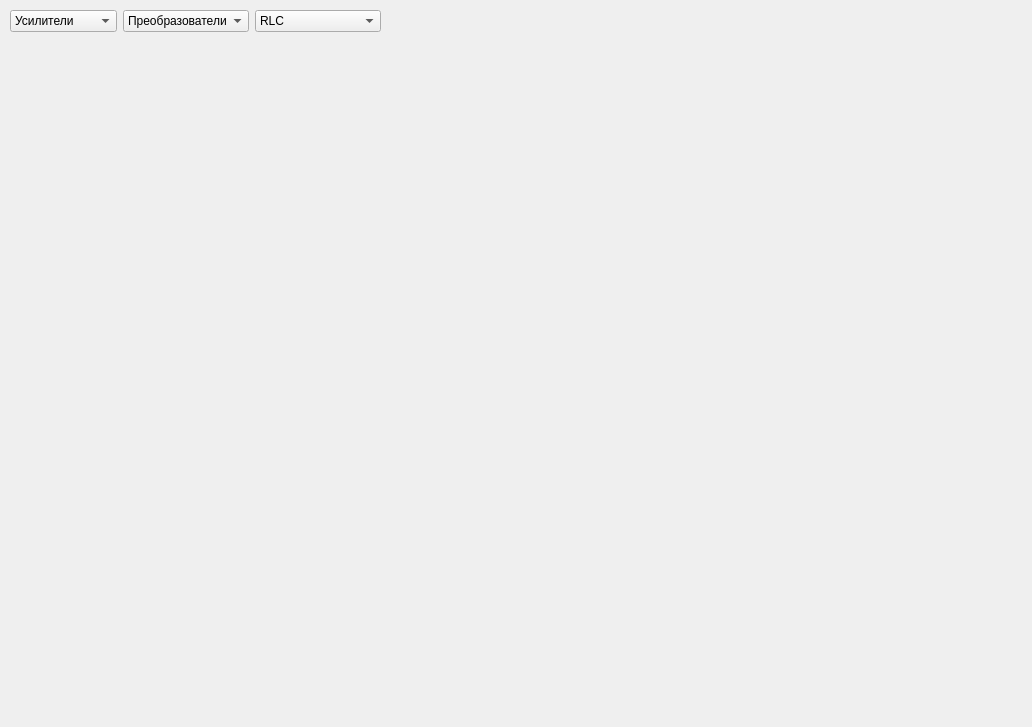
<?xml version="1.0" encoding="UTF-8"?>
<ui version="4.0">
 <class>MainWindow</class>
 <widget class="QMainWindow" name="MainWindow">
  <property name="geometry">
   <rect>
    <x>0</x>
    <y>0</y>
    <width>1032</width>
    <height>727</height>
   </rect>
  </property>
  <property name="cursor">
   <cursorShape>ArrowCursor</cursorShape>
  </property>
  <property name="windowTitle">
   <string>MainWindow</string>
  </property>
  <widget class="QWidget" name="centralwidget">
   <widget class="QWidget" name="layoutWidget">
    <property name="geometry">
     <rect>
      <x>10</x>
      <y>10</y>
      <width>371</width>
      <height>22</height>
     </rect>
    </property>
    <layout class="QHBoxLayout" name="horizontalLayout">
     <item>
      <widget class="QComboBox" name="bossters">
       <property name="enabled">
        <bool>true</bool>
       </property>
       <item>
        <property name="text">
         <string>Усилители</string>
        </property>
       </item>
       <item>
        <property name="text">
         <string>А_класс ОЭ 1</string>
        </property>
       </item>
       <item>
        <property name="text">
         <string>А_класс ОЭ 2</string>
        </property>
       </item>
      </widget>
     </item>
     <item>
      <widget class="QComboBox" name="converters">
       <item>
        <property name="text">
         <string>Преобразователи</string>
        </property>
       </item>
       <item>
        <property name="text">
         <string>Повышающий</string>
        </property>
       </item>
      </widget>
     </item>
     <item>
      <widget class="QComboBox" name="rlc">
       <item>
        <property name="text">
         <string>RLC</string>
        </property>
       </item>
       <item>
        <property name="text">
         <string>Последовательный RLC</string>
        </property>
       </item>
       <item>
        <property name="text">
         <string>Параллельный RLC</string>
        </property>
       </item>
      </widget>
     </item>
    </layout>
   </widget>
  </widget>
  <widget class="QMenuBar" name="menubar">
   <property name="geometry">
    <rect>
     <x>0</x>
     <y>0</y>
     <width>1032</width>
     <height>21</height>
    </rect>
   </property>
  </widget>
 </widget>
 <resources/>
 <connections/>
</ui>
